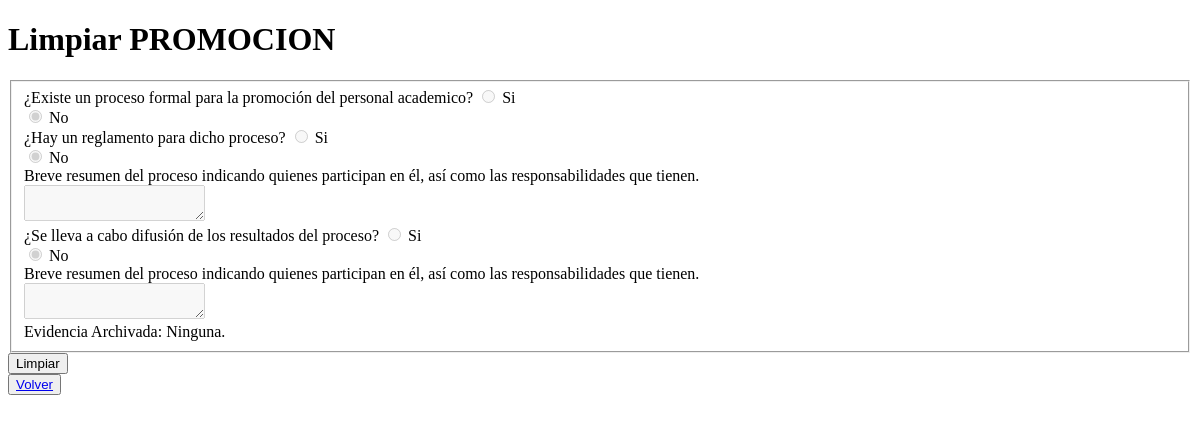
The page /promocion/Eliminar on the database as committed earlier.
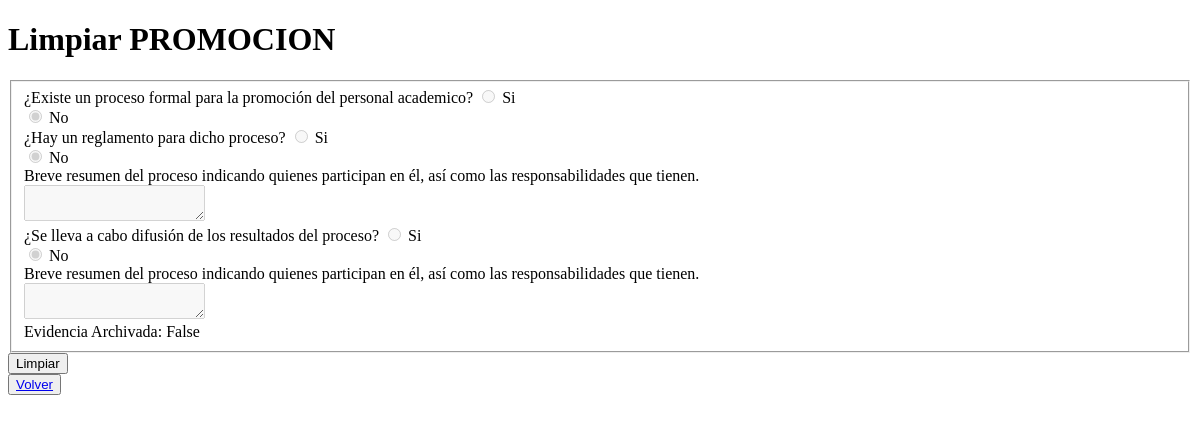
The same page on the database as committed later.
### gestion_promocion/models.py (models this page shows)
class Promocion(models.Model):
    Hay_proceso_promocion = models.BooleanField(default=False)
    Hay_reglamento_proceso = models.BooleanField(default=False)
    Descripcion = models.TextField(default="", blank=True, null=True)
    Hay_difusion_proceso = models.BooleanField(default=False)
    DescripcionDifusion = models.TextField(default="", blank=True, null=True)
    Evidencia = models.FileField(upload_to="evidencias/",null=True,blank=True)

### gestion_promocion/views.py (the view, shortened to what this page needs)
# urls.py: path('Eliminar', PromocionClean.as_view(), name='Eliminar'),
class PromocionClean(TemplateView):
    template_name = 'Promocion/PromocionLimpiar.html'
    def get(self, request, **kwargs):
        form = PromocionForm(request.POST)
        promocion = Promocion.objects.all().first()
        return render(request, self.template_name, {'form': form, 'promocion':promocion})

### gestion_promocion/forms.py
class PromocionForm(forms.ModelForm):
    class Meta:
        model = Promocion
        exclude = ['Promocion_id']

### gestion_promocion/templates/promocion/PromocionLimpiar.html (shortened to what this page needs)
<!DOCTYPE html>
<html lang="en">
<head>
</head>
<body>
    <h1>Limpiar PROMOCION</h1>
    <form action="" method="post" id ="Promocion">
        <fieldset disabled id="fieldsetForm">
             <label>¿Existe un proceso formal para la promoción del personal academico?</label>
            {% if promocion.Hay_proceso_promocion %}
                <input type="radio" name="{{form.Hay_proceso_promocion.name}}" value=true required="true" checked="true"> Si
                <input type="radio" name="{{form.Hay_proceso_promocion.name}}" value=false required="true"> No<br>
            {% else %}
                <input type="radio" name="{{form.Hay_proceso_promocion.name}}" value=true required="true"> Si<br>
                <input type="radio" name="{{form.Hay_proceso_promocion.name}}" value=false required="true" checked="true"> No<br>
            {% endif %}
            <label>¿Hay un reglamento para dicho proceso?</label>
            {% if promocion.Hay_reglamento_proceso %}
                <input type="radio" name="{{form.Hay_reglamento_proceso.name}}" value=true required="true" checked="true"> Si
                <input type="radio" name="{{form.Hay_reglamento_proceso.name}}" value=false required="true"> No<br>
            {% else %}
                <input type="radio" name="{{form.Hay_reglamento_proceso.name}}" value=true required="true"> Si<br>
                <input type="radio" name="{{form.Hay_reglamento_proceso.name}}" value=false required="true" checked="true"> No<br>
            {% endif %}
            <label>Breve resumen del proceso indicando quienes participan en él, así como las responsabilidades que tienen.</label> <br>
            <textarea name="Descripcion" form="promocion">{{promocion.Descripcion}}</textarea><br>
            <label>¿Se lleva a cabo difusión de los resultados del proceso?</label>
            {% if promocion.Hay_difusion_proceso %}
                <input type="radio" name="{{form.Hay_difusion_proceso.name}}" value=true required="true" checked="true"> Si
                <input type="radio" name="{{form.Hay_difusion_proceso.name}}" value=false required="true"> No<br>
            {% else %}
                <input type="radio" name="{{form.Hay_difusion_proceso.name}}" value=true required="true"> Si<br>
                <input type="radio" name="{{form.Hay_difusion_proceso.name}}" value=false required="true" checked="true"> No<br>
            {% endif %}
             <label>Breve resumen del proceso indicando quienes participan en él, así como las responsabilidades que tienen.</label> <br>
             <textarea name="DescripcionDifusion" form="promocion">{{promocion.DescripcionDifusion}}</textarea><br>
            {% if promocion.Evidencia.name %}
                    <output id="fileOut">Evidencia Archivada: {{ promocion.Evidencia }}</output>
                {% else %}
                    <output id="fileOut">Evidencia Archivada: Ninguna.</output>
            {% endif %}
        </fieldset>
        <button type="submit" id="clean" name="_method" value="delete"> Limpiar</a></button> <br>
        <button><a href="Agregar" > Volver</a></button>
    </form>
</body>
</html>

Rows that differ between the two databases and show on the page:
changed Promocion: Evidencia (not shown) → "False"
Other text that changed with them:
text no longer shown: "Evidencia Archivada: Ninguna."
text now shown: "Evidencia Archivada:"
